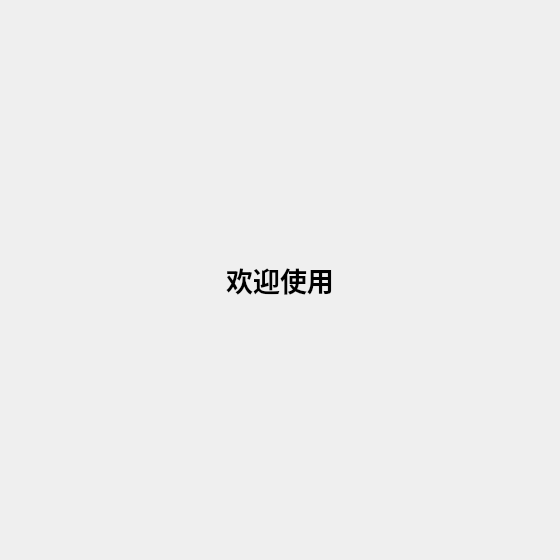
<?xml version="1.0" encoding="UTF-8"?>
<ui version="4.0">
 <class>WelcomePage</class>
 <widget class="QMainWindow" name="WelcomePage">
  <property name="geometry">
   <rect>
    <x>0</x>
    <y>0</y>
    <width>560</width>
    <height>560</height>
   </rect>
  </property>
  <property name="minimumSize">
   <size>
    <width>480</width>
    <height>480</height>
   </size>
  </property>
  <property name="maximumSize">
   <size>
    <width>560</width>
    <height>560</height>
   </size>
  </property>
  <property name="windowTitle">
   <string>MainWindow</string>
  </property>
  <widget class="QWidget" name="centralwidget">
   <layout class="QHBoxLayout" name="horizontalLayout_2">
    <item>
     <widget class="QWidget" name="outWidget" native="true">
      <property name="minimumSize">
       <size>
        <width>480</width>
        <height>480</height>
       </size>
      </property>
      <property name="maximumSize">
       <size>
        <width>560</width>
        <height>560</height>
       </size>
      </property>
      <layout class="QHBoxLayout" name="horizontalLayout">
       <item>
        <widget class="QLabel" name="label">
         <property name="font">
          <font>
           <family>微软雅黑</family>
           <pointsize>20</pointsize>
           <weight>75</weight>
           <italic>false</italic>
           <bold>true</bold>
          </font>
         </property>
         <property name="text">
          <string>欢迎使用</string>
         </property>
         <property name="alignment">
          <set>Qt::AlignCenter</set>
         </property>
        </widget>
       </item>
      </layout>
     </widget>
    </item>
   </layout>
  </widget>
 </widget>
 <resources/>
 <connections/>
</ui>
